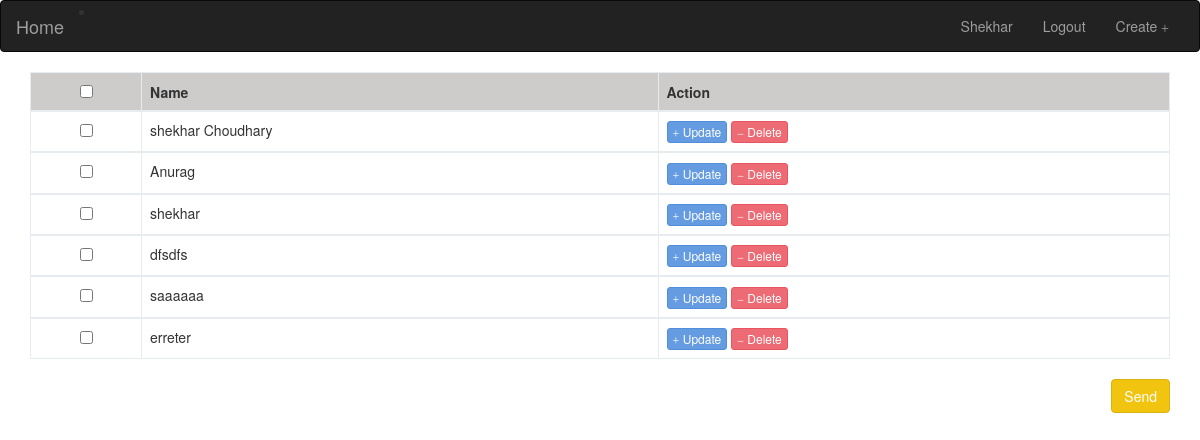
Before: /contact/ (signed in) with the older database file.
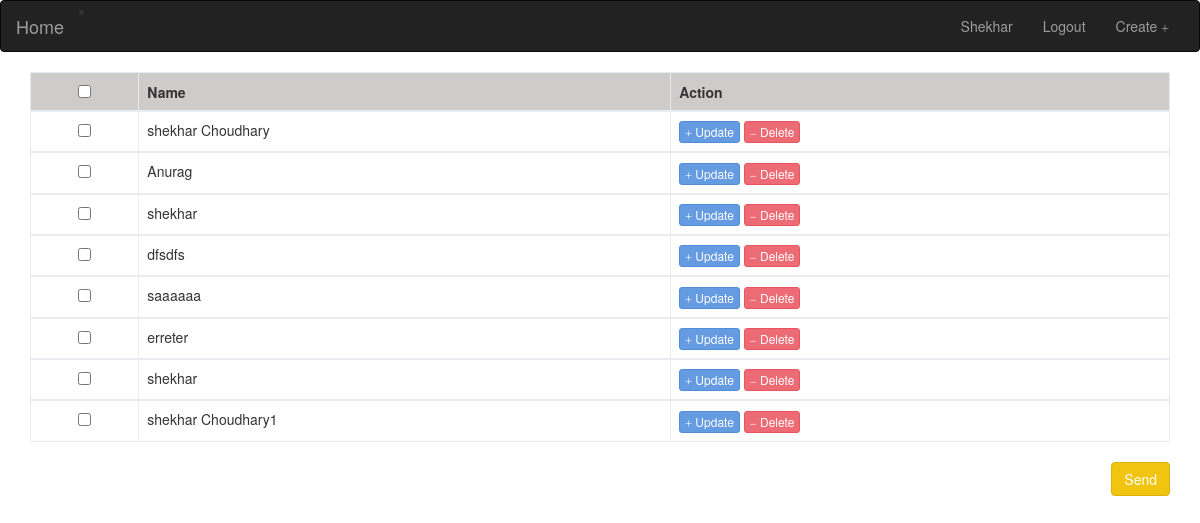
After: the same page with the newer database file.
### contacts/models.py (models this page shows, shortened)
class Address(models.Model):
    user = models.ForeignKey('auth.User', default='', on_delete=models.CASCADE)
    name = models.CharField(max_length = 30,null=True, blank=True)
    address = models.CharField(max_length = 100,null=True, blank=True)
    email_id = models.EmailField(max_length = 50, unique=True, null=True, blank=True)
    phone_number = models.CharField(_('number'), max_length=10 ,null=True, blank=True)

### contacts/views.py (the view)
# urls.py: path('',views.home, name='home'),
@login_required
def home(request):
    username = request.user.username
    obj = request.user.address_set.all()
    page = request.GET.get('page', 1)
    paginator = Paginator(obj, 10)
    try:
        contacts = paginator.page(page)
    except PageNotAnInteger:
        contacts = paginator.page(1)
    except EmptyPage:
        contacts = paginator.page(paginator.num_pages)
    return render(request, 'index.html', { 'contacts': contacts, 'user':username })

### templates/index.html (shortened to what this page needs)
{% load static %}
<!DOCTYPE html>
<html lang="en">
<head>
  <link href="/static/bootstrap.min.css" rel="stylesheet" type="text/css" />
</head>
<body>
<nav class="navbar navbar-inverse">
  <div class="container-fluid">
    <div class="navbar-header">
       <li><a class="navbar-brand" href="{% url 'userauth:index' %}">Home</a></li>
    </div>
    <div class="collapse navbar-collapse" id="bs-example-navbar-collapse-1">
      <ul class="nav navbar-nav navbar-right">
             <li><a href="#">{{user|title}}</a></li>
            <li><a href="{% url 'userauth:logout' %}">Logout</a></li>
            <li><a href="/contact/create/">Create <span class="glyphicon glyphicon-plus"></span> </a></li>
       </ul>
    </div>
  </div>
</nav>
  <form role="form" action="/contact/main/" method="post">
    <div class="container">
   <table class="table table-bordered table-hover table-dark" style="background-color: white">
    <thead class="thead-dark" style="background-color: #cecbcb;">
      <tr>
        <th style="text-align:center"><input type="checkbox" id="selectall"/></th>
        <th>Name</th>
        <th>Action</th>
      </tr>
      {% for contact in contacts %}
    </thead>
    <tbody>
      <tr>
        <td align="center"><input type="checkbox" class="case" name="checks[]" value="{{contact.phone_number}}"/></td>
        <td>{{ contact.name }}</td>
        <td>
        <a href="/contact/update/{{contact.id}}/"><button type="button" class="btn btn-info btn-xs">
          <span class="glyphicon glyphicon-plus"></span> Update
        </button></a>
        <a href='/contact/delete/{{contact.id}}/'><button type="button" class="btn btn-danger btn-xs">
          <span class="glyphicon glyphicon-minus"></span> Delete
        </button></a>
        </td>
      </tr>
	    {% empty %}
    <h2 style="font-family: Ubuntu">Sorry, no contact in this list.</h2>
     {% endfor %}
    </tbody>
  </table>
  <button type="submit" class="btn btn-default btn-warning pull-right">Send</button>
</form>
</body>
</html>

Changed rows visible on the page:
added Address: name "shekhar"
added Address: name "shekhar Choudhary1"
